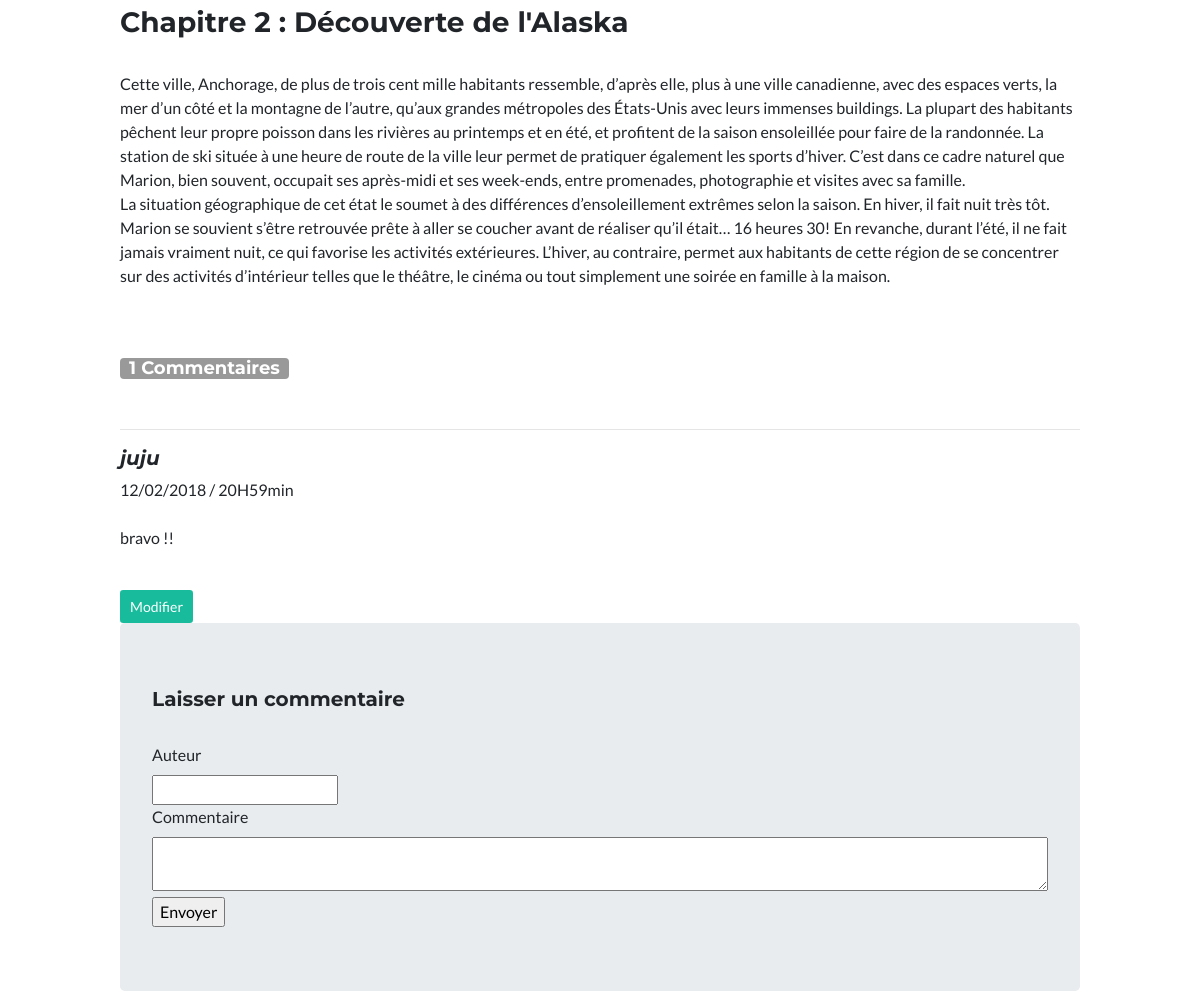
Before: /index.php?action=post&id=2 (middle part) with the older database file.
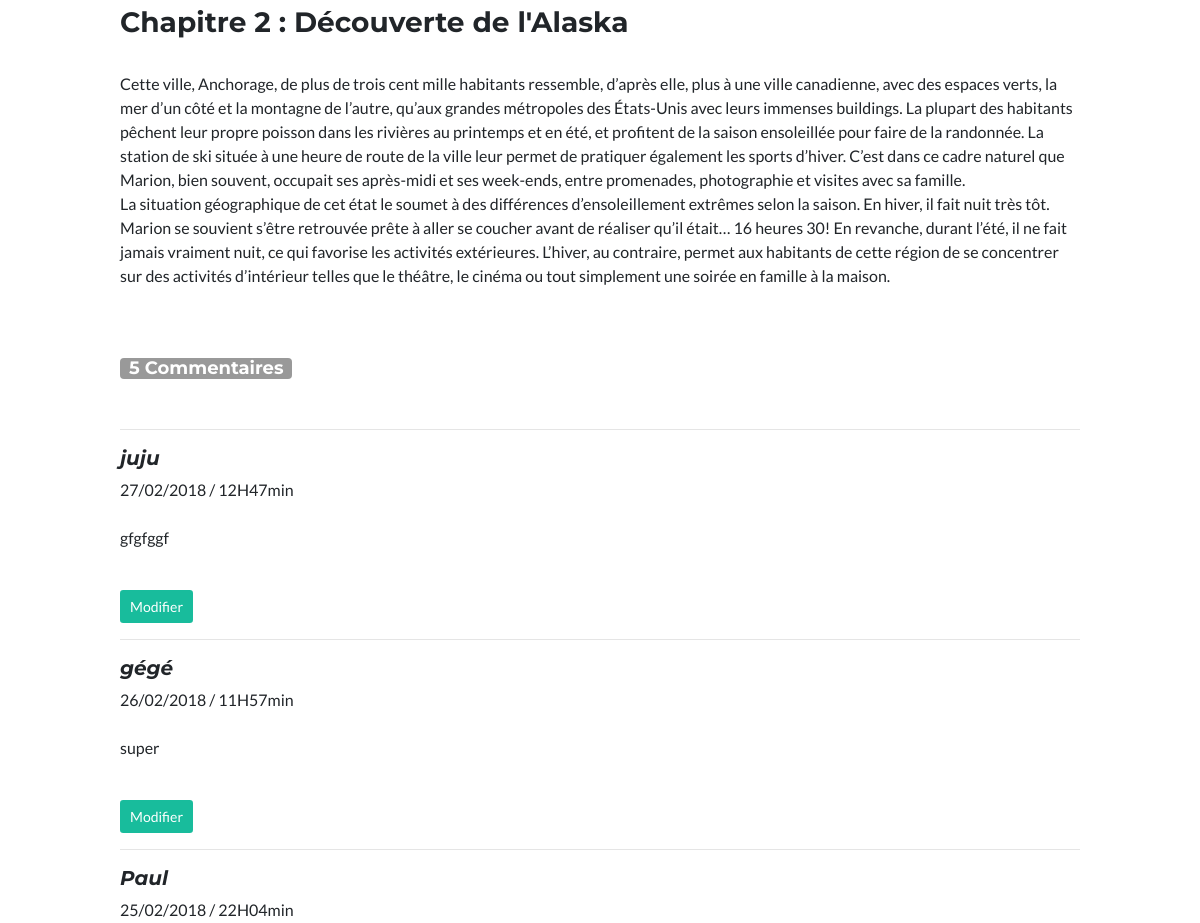
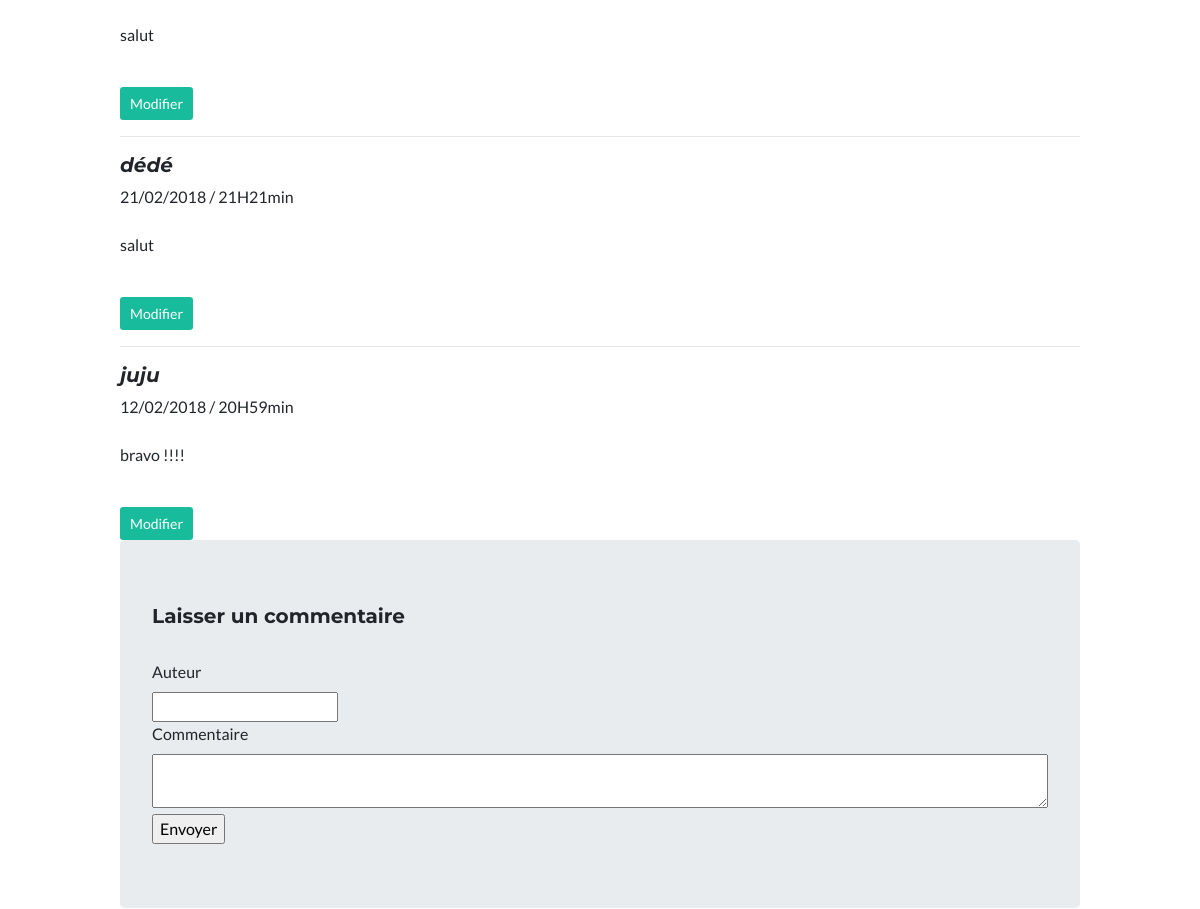
After: the same page with the newer database file (2 pictures, top to bottom).
### tables this page shows
CREATE TABLE IF NOT EXISTS `posts` (
  `id` int(11) NOT NULL AUTO_INCREMENT,
  `post_date` date DEFAULT NULL,
  `title` varchar(255) DEFAULT NULL,
  `content` text,
  `resum` text,
  `image` varchar(1000) DEFAULT NULL,
  `nbcomms` int(11) DEFAULT NULL,
  PRIMARY KEY (`id`)
);

CREATE TABLE IF NOT EXISTS `comments` (
  `id` int(11) NOT NULL AUTO_INCREMENT,
  `author` varchar(255) NOT NULL,
  `comment` text NOT NULL,
  `comment_date` datetime NOT NULL,
  `post_id` int(11) NOT NULL,
  `membre_id` int(11) DEFAULT NULL,
  PRIMARY KEY (`id`)
);

### controler/Frontend.php (called while the page is built, shortened)
<?php
require_once('Autoload.php');
Class Frontend
{
    public function post()
    {
        $postManager = new PostManager();
        $commentManager = new CommentManager();
        $post = $postManager->getPost($_GET['id']);
        $comments = $commentManager->getComments($_GET['id']);
        $nbComms = $commentManager->CountComments($_GET['id']);
        require('view/frontend/postView.php');
    }
}

### index.php (called while the page is built, shortened)
<?php
require_once("controler/Autoload.php");
$router = new \router\Router();
$router->diriger();

### model/PostManager.php (called while the page is built, shortened)
<?php
class PostManager extends DbConnect
{
    public function getPost($postId)
    {
        $db = $this->dbConnect();
        $req = $db->prepare('SELECT id, title, resum, content, image,  DATE_FORMAT(post_date, \'%d/%m/%Y / %HH%imin\') AS post_date_fr FROM posts WHERE id = ?');
        $req->execute(array($postId));
        while ($data = $req->fetch())
        {
            $post = new Post();
            $post->setId($data['id']);
            $post->setImage($data['image']);
            $post->setPostDate($data['post_date_fr']);
            $post->setTitle($data['title']);
            $post->setContent($data['content']);
        }
        return $post;
    }
}

### controler/Autoload.php (called while the page is built, shortened)
<?php
class Autoload
{
    static function chargerClass($class)
    {
        $file = str_replace('\\','/',$class);
        $file = ltrim($file,'/');
    }
}

### entity/Post.php (called while the page is built, shortened)
<?php
class Post
{
    private $id;
    private $title;
    private $content;
    public function getId()
    {
        return $this->id;
    }
    public function setId($id)
    {
        $this->id = $id;
    }
    public function getTitle()
    {
        return $this->title;
    }
    public function setTitle($title)
    {
        $this->title = $title;
    }
    public function getContent()
    {
        return $this->content;
    }
    public function setContent($content)
    {
        $this->content = $content;
    }
}

### model/CommentManager.php (called while the page is built, shortened)
<?php
class CommentManager extends DbConnect
{
    public function getComments ($postId)
    {
        $comments = array();
        $db = $this->dbConnect();
        $req = $db->prepare('SELECT id, author, membre_id, comment, DATE_FORMAT(comment_date, \'%d/%m/%Y / %HH%imin\') AS comment_date_fr FROM comments WHERE post_id = ? ORDER BY comment_date DESC');
        $req->execute(array($postId));
        while ($data = $req->fetch()) {
            $comment = new Comment();
            $comment->setAuthor($data['author']);
            $comment->setId($data['id']);
            $comment->setCommentDate($data['comment_date_fr']);
            $comment->setComment($data['comment']);
            $comment->setMembreId($data['membre_id']);
            $comments[] = $comment;
        }
        return $comments;
    }
    public function CountComments($post_id)
    {
        $pdo = $this->dbConnect();
        $PDOStatement = $pdo->prepare('SELECT COUNT(*) as total FROM comments WHERE post_id = ?');
        $PDOStatement->execute(array($post_id));
        $data = $PDOStatement->fetch();
        return $data['total'];
    }
}

### entity/Comment.php (called while the page is built, shortened)
<?php
class Comment
{
    private $id;
    private $author;
    private $comment;
    private $comment_date;
    public function getId()
    {
        return $this->id;
    }
    public function setId($id)
    {
        $this->id = $id;
    }
    public function getAuthor()
    {
        return $this->author;
    }
    public function setAuthor($author)
    {
        $this->author = $author;
    }
    public function getComment()
    {
        return $this->comment;
    }
    public function setComment($comment)
    {
        $this->comment = $comment;
    }
    public function getCommentDate()
    {
        return $this->comment_date;
    }
    public function setCommentDate($comment_date)
    {
        $this->comment_date = $comment_date;
    }
}

### view/frontend/PostView.php (the view, shortened to what this page needs)
    <div class="post">
        <h3><br>
            <?= htmlspecialchars($post->getTitle()) ?>
        </h3><br>
        <p>
            <?= nl2br(htmlspecialchars($post->getContent())) ?>
        </p>
    </div>
    <br><br>
    <h4><span class="badge"><?= $nbComms ?> Commentaires</span></h4>
    <br>
<?php
foreach ($comments as $comment)
{
    ?>
    <hr/>
    <h5><em><?= htmlspecialchars($comment->getAuthor()) ?></em></h5>
        <?= $comment->getCommentDate() ?><br/>
        <br>
    <p><?= nl2br(htmlspecialchars($comment->getComment())) ?></p>
    <br>
    <a href="index.php?action=Comment&numComm=<?=$comment->getId()?>"><button type="button" class="btn btn-success btn-sm">Modifier</button></a>
    <?php
}
?>
    <div class="jumbotron">
        <h5>Laisser un commentaire</h5>
        <br>
    <form action="index.php?action=addComment&amp;id=<?= $post->getId() ?>" method="post">
        <div>
            <label for="author">Auteur</label><br />
            <input type="text" id="author" name="author" />
        </div>
        <div>
            <label for="comment">Commentaire</label><br />
            <textarea id="comment" name="comment"></textarea>
        </div>
        <div>
            <input type="submit" value="Envoyer" />
        </div>
    </form>
    </div>
<?php $content = ob_get_clean(); ?>
<?php require('templateBlog.php'); ?>

### router/Router.php (shortened to what this page needs)
<?php
class Router
{
    public function diriger ()
    {
        try {
            if (isset($_GET['action'])) {
                if ($_GET['action'] == 'listPosts') {
                    $frontend = new \controler\Frontend();
                    $frontend->listPosts();
                } elseif ($_GET['action'] == 'post') {
                    if (isset($_GET['id']) && $_GET['id'] > 0) {
                        $frontend = new \controler\Frontend();
                        $frontend->post();
                    } else {
                        throw new Exception('Aucun identifiant de billet envoyé');
                    }
                } elseif ($_GET['action'] == 'accueil') {
                    $frontend = new \controler\Frontend();
                    $frontend->accueil();
                }
                elseif ($_GET['action'] == 'connectMembre') {
                    $backend = new \controler\Backend();
                    $backend->connectMembre();
                }
                elseif ($_GET['action'] == 'deconnectMembre') {
                    $backend = new \controler\Backend();
                    $backend->deconnectMembre();
                }
                elseif ($_GET['action'] == 'connectAdmin') {
                    $backend = new \controler\Backend();
                    $backend->connectAdmin();
                }
                elseif ($_GET['action'] == 'addMembre') {
                    $backend = new Backend();
                    $backend->addMembre();
                }
                elseif ($_GET['action'] == 'accesMembre') {
                    $frontend = new Frontend();
                    $frontend->accesMembre();
                }
                elseif ($_GET['action'] =='suppMembre'){
                    $backend = new Backend();
                    $backend->suppMembre();
                }
                elseif ($_GET['action']=='accesSuppMembre')
                {
                    $frontend = new Frontend();
                    $frontend->suppressionMembre();
                }
                elseif ($_GET['action'] == 'inscripMembre') {
                    $frontend = new \controler\Frontend();
                    $frontend->inscripMembre();
                }
                elseif ($_GET['action'] == 'mentionslegales') {
                    $frontend = new \controler\Frontend();
                    $frontend->mentionslegales();
                }
                elseif ($_GET['action'] == 'charte') {
                    $frontend = new \controler\Frontend();
                    $frontend->charte();
                }
            } else {
                $frontend = new \controler\Frontend();
                $frontend->accueil();
            }
        }
        catch
        (Exception $e) {
            echo 'Erreur : ' . $e->getMessage();
        }
    }
}

### view/frontend/templateBlog.php (shortened to what this page needs)
<!DOCTYPE html>
<html lang="fr">
<?php require ('Header.php'); ?>
<body id="top">
<div class="contain">
    <?= $content; ?>
</div>
<?php require ('Footer.php'); ?>
</html>

### view/frontend/Header.php (shortened to what this page needs)
<head>
    <link href="vendor/bootstrap/css/bootstrap.min.css" rel="stylesheet">
    <link href="public/css/style.css" rel="stylesheet">
    <link href="vendor/font-awesome/css/font-awesome.min.css" rel="stylesheet" type="text/css">
    <link href="vendor/magnific-popup/magnific-popup.css" rel="stylesheet" type="text/css">
    <link href="css/freelancer.min.css" rel="stylesheet">
</head>
<body id="top">

### view/frontend/Footer.php (shortened to what this page needs)
<!DOCTYPE html>
<html lang="fr">
</html>

### public/css/style.css (style rules this page uses)
.post { clear: both; padding-top: 3%; }
.contain { padding-top: 50px; padding-left: 10%; padding-right: 10%; }
.badge { padding: 1px 9px 2px; font-weight: bold; white-space: nowrap; color: #ffffff; background-color: #999999; }
#comment { width : 100%; }
.btn-success { background-color : #18bc9c; border-color : #18bc9c; }

Changed rows visible on the page:
added comments: author "juju", CommentDate "27/02/2018 / 12H47min", comment "gfgfggf"
added comments: author "gégé", CommentDate "26/02/2018 / 11H57min", comment "super"
added comments: author "Paul", CommentDate "25/02/2018 / 22H04min", comment "salut"
added comments: author "dédé", CommentDate "21/02/2018 / 21H21min", comment "salut"
changed comments: comment "bravo !!" → "bravo !!!!"
Other visible differences:
$nbComms: "1" → "5"
